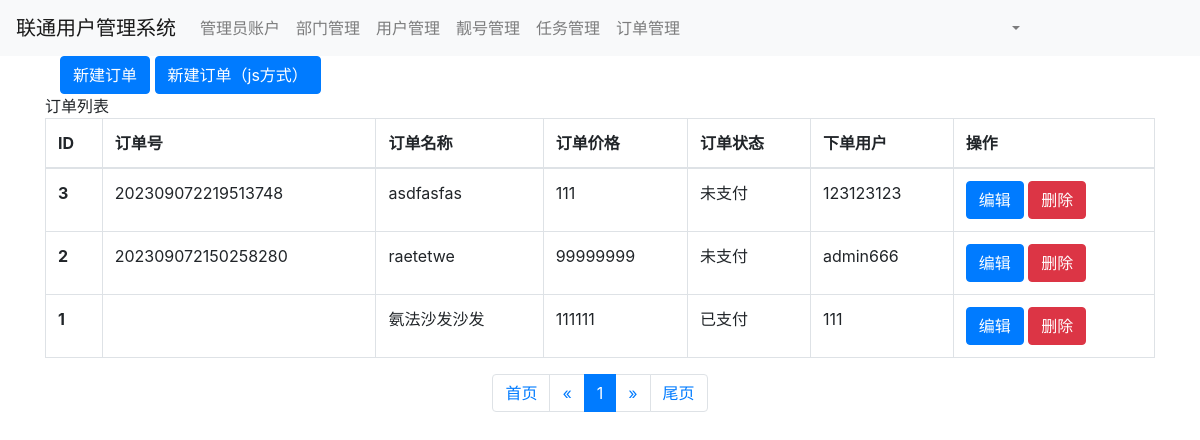
The app's page /order/list/ (signed in), older data.
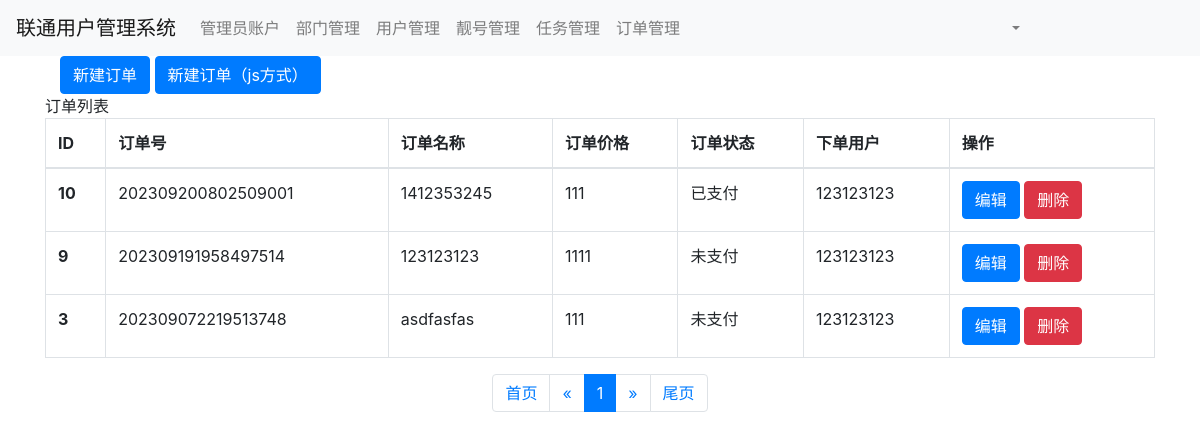
The same page, newer data.
### app01/models.py (models this page shows, shortened)
class Order(models.Model):
    oid = models.CharField(verbose_name="订单号", max_length=64)
    title = models.CharField(verbose_name="订单名称", max_length=32)
    price = models.IntegerField(verbose_name="订单价格")
    status_choices = (
        (1, "未支付"),
        (2, "已支付"),
    )
    status = models.SmallIntegerField(verbose_name="订单状态", choices=status_choices, default=1)
    user = models.ForeignKey(verbose_name="下单用户", to="Admin", to_field="id", on_delete=models.CASCADE)

class Admin(models.Model):
    username = models.CharField(verbose_name="用户名", max_length=32)
    password = models.CharField(
        verbose_name="密码",
        max_length=64,
    )

### app01/views.py (the view)
# urls.py: path('order/list/', views.order_list),
def order_list(request):
    form = forms.OrderModelForm()
    query_set = models.Order.objects.all().order_by("-oid")
    page_object = Pagination(request, queryset=query_set)
    page_queryset = page_object.page_queryset
    page_string = page_object.gennerate_html()
    context = {
        "form": form,
        "task_list": page_queryset,
        "page_string": page_string,
    }
    return render(request, "order_list.html", context=context)

### app01/forms.py
class OrderModelForm(BaseModelForm):
    class Meta:
        model = models.Order
        exclude = ["oid", "user"]

### app01/templates/order_list.html (shortened to what this page needs)
{% extends "base.html" %}
{% block content %}
    <div class="container">
        <div class="col">
            <input type="button" value="新建订单" class="btn btn-primary" data-toggle="modal"
                   data-target="#exampleModal">
            <input type="button" value="新建订单（js方式）" class="btn btn-primary add_or_edit_button" orderId='null'>
        </div>
        <div class="panel panel-default">
            <div class="panel-heading">
                订单列表
            </div>
            <table class="table table-bordered">
                <thead>
                <tr>
                    <th>ID</th>
                    <th>订单号</th>
                    <th>订单名称</th>
                    <th>订单价格</th>
                    <th>订单状态</th>
                    <th>下单用户</th>
                    <th>操作</th>
                </tr>
                </thead>
                <tbody>
                {% for object in task_list %}
                    <tr>
                        <th scope="row">{{ object.id }}</th>
                        <td>{{ object.oid }}</td>
                        <td>{{ object.title }}</td>
                        <td>{{ object.price }}</td>
                        <td>{{ object.get_status_display }}</td>
                        <td>{{ object.user.username }}</td>
                        <td>
                            <a class="btn btn-primary btn-xs add_or_edit_button" orderId="{{ object.id }}"
                               href="#">编辑</a>
                            <button class=" btn btn-danger btn-xs btnDelete" orderId="{{ object.id }}"
                                    href="#">删除
                            </button>
                        </td>
                    </tr>
                {% endfor %}
                </tbody>
            </table>
        </div>
        {{ page_string }}
    </div>
{% endblock %}

Row changes from the older to the newer data that the page shows:
removed Order: id "2", oid "202309072150258280", title "raetetwe", price "99999999", status "未支付", user.username "admin666"
removed Order: id "1", title "氨法沙发沙发", price "111111", status "已支付", user.username "111"
added Order: id "10", oid "202309200802509001", title "1412353245", price "111", status "已支付", user.username "123123123"
added Order: id "9", oid "202309191958497514", title "123123123", price "1111", status "未支付", user.username "123123123"
